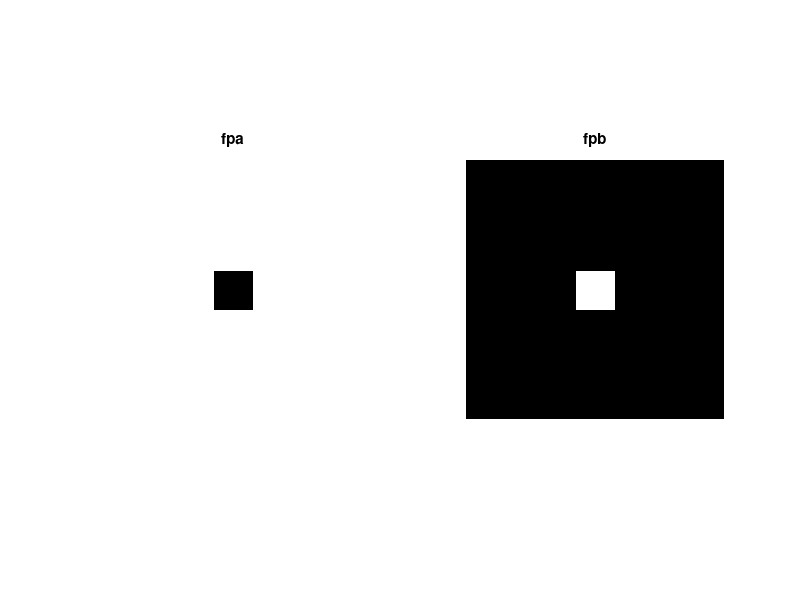
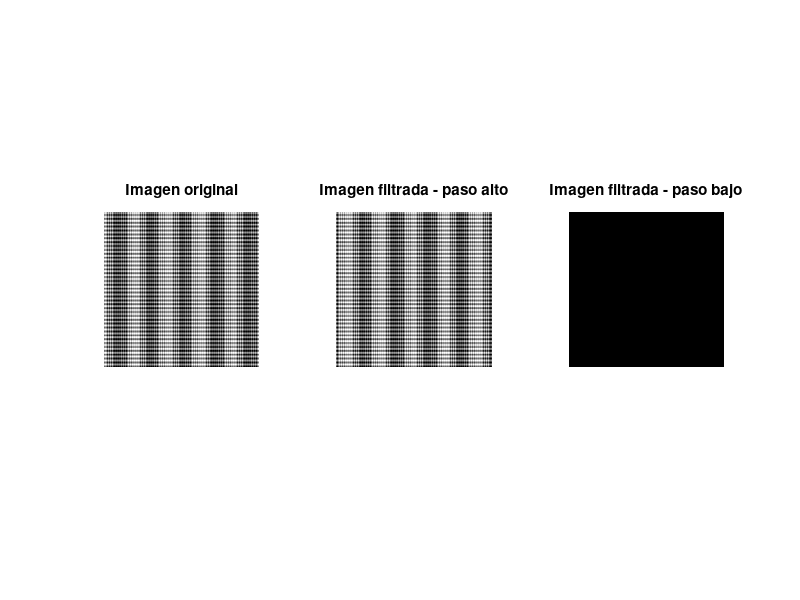

Source code (MATLAB) for these figures, in order:
% Ejercicio 5

clear all;
close all;
clc;

% Primero definimos la imagen propuesta:

% Para ello, es necesario establecer el retícuclo: 

v1=1/400; v2=1/400;
n=0:v1:1-v1; m=0:v2:1-v2;
[N,M]=meshgrid(n,m);

% Ahora definimos numéricamente la imágen:

f1 = sin(2 * pi * 160 * N) + sin(2 * pi * 40 * M); 

% Obtenemos su su transformada:

F1 = fftshift(fft2(f1));

% definimos el filtro

fcorte_x = 30; fcorte_y = 30; % jugar con la frecuencia de corte

fc_x=fcorte_x*v1; fc_y=fcorte_y*v2;
f0_x=0.5+v1; f0_y=0.5+v2;
fpb=(N>(f0_x-fc_x) & N<(f0_x+fc_x)) & (M>(f0_y-fc_y) & M<(f0_y+fc_y));
fpa=~fpb;
fpb=1*double(fpb); fpa=1*double(fpa);

figure;
subplot(1, 2, 1);
imshow(log(1+abs(fpa)), []);
title('fpa');
subplot(1, 2, 2);
imshow(log(1+abs(fpb)), []);
title('fpb');


% Filtramos y hacemos la FT inversa:

F1_pb = F1 .* fpb;
F1_pa = F1 .* fpa;

ima_range=max(max(f1))-min(min(f1)); quant=ima_range/256;
filtered_ima_pa=quant*round(real(ifft2(ifftshift(F1_pa)))/quant);
filtered_ima_pb=quant*round(real(ifft2(ifftshift(F1_pb)))/quant);

figure; 
subplot(1, 3, 1);
imshow(f1, [])
title('Imagen original')
subplot(1, 3, 2);
imshow(filtered_ima_pa, [])
title('Imagen filtrada - paso alto')
subplot(1, 3, 3);
imshow(filtered_ima_pb, [])
title('Imagen filtrada - paso bajo')
